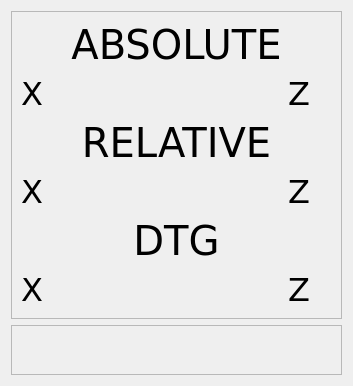
               <widget class="QWidget" name="tab_dro">
                <attribute name="title">
                 <string>  DRO  </string>
                </attribute>
                <layout class="QVBoxLayout" name="verticalLayout_36">
                 <item>
                  <widget class="QFrame" name="frame_16">
                   <property name="frameShape">
                    <enum>QFrame::StyledPanel</enum>
                   </property>
                   <property name="frameShadow">
                    <enum>QFrame::Raised</enum>
                   </property>
                   <layout class="QGridLayout" name="gridLayout_5">
                    <item row="7" column="1">
                     <widget class="DROLabel" name="dro_x_dtg">
                      <property name="font">
                       <font>
                        <family>DejaVu Sans</family>
                        <pointsize>24</pointsize>
                       </font>
                      </property>
                      <property name="Qreference_type" stdset="0">
                       <number>2</number>
                      </property>
                     </widget>
                    </item>
                    <item row="2" column="1">
                     <widget class="DROLabel" name="dro_x_abs">
                      <property name="font">
                       <font>
                        <family>DejaVu Sans</family>
                        <pointsize>24</pointsize>
                       </font>
                      </property>
                      <property name="Qjoint_number" stdset="0">
                       <number>0</number>
                      </property>
                     </widget>
                    </item>
                    <item row="2" column="0">
                     <widget class="QLabel" name="label_25">
                      <property name="font">
                       <font>
                        <family>DejaVu Sans</family>
                        <pointsize>24</pointsize>
                       </font>
                      </property>
                      <property name="text">
                       <string>X</string>
                      </property>
                      <property name="alignment">
                       <set>Qt::AlignCenter</set>
                      </property>
                     </widget>
                    </item>
                    <item row="2" column="3">
                     <widget class="QLabel" name="label_40">
                      <property name="font">
                       <font>
                        <family>DejaVu Sans</family>
                        <pointsize>24</pointsize>
                       </font>
                      </property>
                      <property name="text">
                       <string>Z</string>
                      </property>
                      <property name="alignment">
                       <set>Qt::AlignCenter</set>
                      </property>
                     </widget>
                    </item>
                    <item row="7" column="0">
                     <widget class="QLabel" name="label_38">
                      <property name="font">
                       <font>
                        <family>DejaVu Sans</family>
                        <pointsize>24</pointsize>
                       </font>
                      </property>
                      <property name="text">
                       <string>X</string>
                      </property>
                      <property name="alignment">
                       <set>Qt::AlignCenter</set>
                      </property>
                     </widget>
                    </item>
                    <item row="7" column="4">
                     <widget class="DROLabel" name="dro_z_dtg">
                      <property name="font">
                       <font>
                        <family>DejaVu Sans</family>
                        <pointsize>24</pointsize>
                       </font>
                      </property>
                      <property name="Qjoint_number" stdset="0">
                       <number>1</number>
                      </property>
                      <property name="Qreference_type" stdset="0">
                       <number>2</number>
                      </property>
                     </widget>
                    </item>
                    <item row="7" column="3">
                     <widget class="QLabel" name="label_35">
                      <property name="font">
                       <font>
                        <family>DejaVu Sans</family>
                        <pointsize>24</pointsize>
                       </font>
                      </property>
                      <property name="text">
                       <string>Z</string>
                      </property>
                      <property name="alignment">
                       <set>Qt::AlignCenter</set>
                      </property>
                     </widget>
                    </item>
                    <item row="6" column="2">
                     <widget class="QLabel" name="label_33">
                      <property name="font">
                       <font>
                        <family>DejaVu Sans</family>
                        <pointsize>30</pointsize>
                       </font>
                      </property>
                      <property name="text">
                       <string>DTG</string>
                      </property>
                      <property name="alignment">
                       <set>Qt::AlignCenter</set>
                      </property>
                     </widget>
                    </item>
                    <item row="3" column="2">
                     <widget class="QLabel" name="label_27">
                      <property name="font">
                       <font>
                        <family>DejaVu Sans</family>
                        <pointsize>30</pointsize>
                       </font>
                      </property>
                      <property name="text">
                       <string>RELATIVE</string>
                      </property>
                      <property name="alignment">
                       <set>Qt::AlignCenter</set>
                      </property>
                     </widget>
                    </item>
                    <item row="4" column="4">
                     <widget class="DROLabel" name="dro_z_rel">
                      <property name="font">
                       <font>
                        <family>DejaVu Sans</family>
                        <pointsize>24</pointsize>
                       </font>
                      </property>
                      <property name="Qjoint_number" stdset="0">
                       <number>1</number>
                      </property>
                      <property name="Qreference_type" stdset="0">
                       <number>1</number>
                      </property>
                     </widget>
                    </item>
                    <item row="4" column="1">
                     <widget class="DROLabel" name="dro_x_rel">
                      <property name="font">
                       <font>
                        <family>DejaVu Sans</family>
                        <pointsize>24</pointsize>
                       </font>
                      </property>
                      <property name="Qreference_type" stdset="0">
                       <number>1</number>
                      </property>
                     </widget>
                    </item>
                    <item row="4" column="3">
                     <widget class="QLabel" name="label_26">
                      <property name="font">
                       <font>
                        <family>DejaVu Sans</family>
                        <pointsize>24</pointsize>
                       </font>
                      </property>
                      <property name="text">
                       <string>Z</string>
                      </property>
                      <property name="alignment">
                       <set>Qt::AlignCenter</set>
                      </property>
                     </widget>
                    </item>
                    <item row="1" column="2">
                     <widget class="QLabel" name="label_24">
                      <property name="font">
                       <font>
                        <family>DejaVu Sans</family>
                        <pointsize>30</pointsize>
                       </font>
                      </property>
                      <property name="text">
                       <string>ABSOLUTE</string>
                      </property>
                      <property name="alignment">
                       <set>Qt::AlignCenter</set>
                      </property>
                     </widget>
                    </item>
                    <item row="4" column="0">
                     <widget class="QLabel" name="label_34">
                      <property name="font">
                       <font>
                        <family>DejaVu Sans</family>
                        <pointsize>24</pointsize>
                       </font>
                      </property>
                      <property name="text">
                       <string>X</string>
                      </property>
                      <property name="alignment">
                       <set>Qt::AlignCenter</set>
                      </property>
                     </widget>
                    </item>
                    <item row="2" column="4">
                     <widget class="DROLabel" name="dro_z_abs">
                      <property name="font">
                       <font>
                        <family>DejaVu Sans</family>
                        <pointsize>24</pointsize>
                       </font>
                      </property>
                      <property name="Qjoint_number" stdset="0">
                       <number>1</number>
                      </property>
                     </widget>
                    </item>
                   </layout>
                  </widget>
                 </item>
                 <item>
                  <widget class="QFrame" name="frame_6">
                   <property name="sizePolicy">
                    <sizepolicy hsizetype="Minimum" vsizetype="Fixed">
                     <horstretch>0</horstretch>
                     <verstretch>0</verstretch>
                    </sizepolicy>
                   </property>
                   <property name="minimumSize">
                    <size>
                     <width>0</width>
                     <height>50</height>
                    </size>
                   </property>
                   <property name="frameShape">
                    <enum>QFrame::StyledPanel</enum>
                   </property>
                   <property name="frameShadow">
                    <enum>QFrame::Raised</enum>
                   </property>
                   <layout class="QGridLayout" name="gridLayout_6">
                    <item row="0" column="1">
                     <widget class="StateLabel" name="statelabel_3">
                      <property name="alignment">
                       <set>Qt::AlignCenter</set>
                      </property>
                      <property name="diameter_mode_status" stdset="0">
                       <bool>true</bool>
                      </property>
                      <property name="true_textTemplate" stdset="0">
                       <string>DIAMETER</string>
                      </property>
                      <property name="false_textTemplate" stdset="0">
                       <string>RADIUS</string>
                      </property>
                     </widget>
                    </item>
                    <item row="0" column="0">
                     <widget class="StateLabel" name="statelabel">
                      <property name="alignment">
                       <set>Qt::AlignCenter</set>
                      </property>
                      <property name="true_textTemplate" stdset="0">
                       <string>METRIC</string>
                      </property>
                      <property name="false_textTemplate" stdset="0">
                       <string>IMPERIAL</string>
                      </property>
                     </widget>
                    </item>
                   </layout>
                  </widget>
                 </item>
                </layout>
               </widget>
